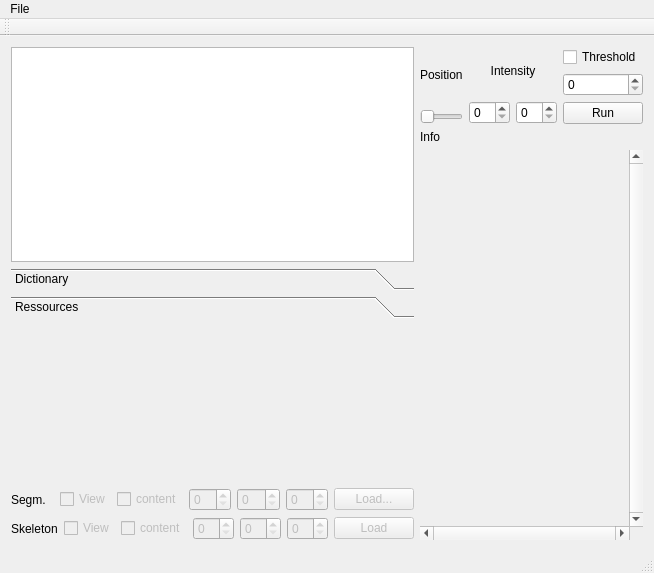
<?xml version="1.0" encoding="UTF-8"?>
<ui version="4.0">
 <class>MainWindow</class>
 <widget class="QMainWindow" name="MainWindow">
  <property name="geometry">
   <rect>
    <x>0</x>
    <y>0</y>
    <width>602</width>
    <height>573</height>
   </rect>
  </property>
  <property name="windowTitle">
   <string>AntHouse GUI</string>
  </property>
  <widget class="QWidget" name="centralWidget">
   <property name="maximumSize">
    <size>
     <width>596</width>
     <height>507</height>
    </size>
   </property>
   <layout class="QHBoxLayout" name="horizontalLayout_7">
    <property name="sizeConstraint">
     <enum>QLayout::SetMaximumSize</enum>
    </property>
    <item>
     <layout class="QVBoxLayout" name="verticalLayout_4">
      <item>
       <widget class="QListWidget" name="listWidget"/>
      </item>
      <item>
       <widget class="QToolBox" name="toolBox">
        <property name="currentIndex">
         <number>1</number>
        </property>
        <widget class="QWidget" name="dictionary">
         <property name="geometry">
          <rect>
           <x>0</x>
           <y>0</y>
           <width>284</width>
           <height>184</height>
          </rect>
         </property>
         <attribute name="label">
          <string>Dictionary</string>
         </attribute>
         <layout class="QHBoxLayout" name="horizontalLayout_5">
          <item>
           <widget class="QTableWidget" name="tableWidget">
            <property name="alternatingRowColors">
             <bool>true</bool>
            </property>
            <property name="rowCount">
             <number>2</number>
            </property>
            <property name="columnCount">
             <number>2</number>
            </property>
            <attribute name="verticalHeaderVisible">
             <bool>false</bool>
            </attribute>
            <row/>
            <row/>
            <column/>
            <column/>
           </widget>
          </item>
         </layout>
        </widget>
        <widget class="QWidget" name="ressources">
         <property name="geometry">
          <rect>
           <x>0</x>
           <y>0</y>
           <width>284</width>
           <height>143</height>
          </rect>
         </property>
         <attribute name="label">
          <string>Ressources</string>
         </attribute>
        </widget>
       </widget>
      </item>
      <item>
       <layout class="QHBoxLayout" name="horizontalLayout_4">
        <item>
         <widget class="QLabel" name="segmLabel">
          <property name="text">
           <string>Segm.</string>
          </property>
         </widget>
        </item>
        <item>
         <widget class="QCheckBox" name="segmCheckBox">
          <property name="enabled">
           <bool>false</bool>
          </property>
          <property name="text">
           <string>View</string>
          </property>
          <property name="checkable">
           <bool>true</bool>
          </property>
          <property name="checked">
           <bool>false</bool>
          </property>
         </widget>
        </item>
        <item>
         <widget class="QCheckBox" name="contentCheckBox">
          <property name="enabled">
           <bool>false</bool>
          </property>
          <property name="text">
           <string>content</string>
          </property>
          <property name="tristate">
           <bool>false</bool>
          </property>
         </widget>
        </item>
        <item>
         <widget class="QSpinBox" name="x_shift">
          <property name="enabled">
           <bool>false</bool>
          </property>
         </widget>
        </item>
        <item>
         <widget class="QSpinBox" name="y_shift">
          <property name="enabled">
           <bool>false</bool>
          </property>
         </widget>
        </item>
        <item>
         <widget class="QSpinBox" name="z_shift">
          <property name="enabled">
           <bool>false</bool>
          </property>
         </widget>
        </item>
        <item>
         <widget class="QPushButton" name="segmLoadButton">
          <property name="enabled">
           <bool>false</bool>
          </property>
          <property name="text">
           <string>Load...</string>
          </property>
         </widget>
        </item>
       </layout>
      </item>
      <item>
       <layout class="QHBoxLayout" name="horizontalLayout_6">
        <item>
         <widget class="QLabel" name="label_2">
          <property name="text">
           <string>Skeleton</string>
          </property>
         </widget>
        </item>
        <item>
         <widget class="QCheckBox" name="skelCheckBox">
          <property name="enabled">
           <bool>false</bool>
          </property>
          <property name="text">
           <string>View</string>
          </property>
         </widget>
        </item>
        <item>
         <widget class="QCheckBox" name="contentSkelCheckBox">
          <property name="enabled">
           <bool>false</bool>
          </property>
          <property name="text">
           <string>content</string>
          </property>
         </widget>
        </item>
        <item>
         <widget class="QSpinBox" name="x_shift_skel">
          <property name="enabled">
           <bool>false</bool>
          </property>
         </widget>
        </item>
        <item>
         <widget class="QSpinBox" name="y_shift_skel">
          <property name="enabled">
           <bool>false</bool>
          </property>
         </widget>
        </item>
        <item>
         <widget class="QSpinBox" name="z_shift_skel">
          <property name="enabled">
           <bool>false</bool>
          </property>
         </widget>
        </item>
        <item>
         <widget class="QPushButton" name="skelLoadButton">
          <property name="enabled">
           <bool>false</bool>
          </property>
          <property name="text">
           <string>Load</string>
          </property>
         </widget>
        </item>
       </layout>
      </item>
     </layout>
    </item>
    <item>
     <layout class="QHBoxLayout" name="horizontalLayout">
      <property name="sizeConstraint">
       <enum>QLayout::SetMaximumSize</enum>
      </property>
      <item>
       <layout class="QVBoxLayout" name="verticalLayout">
        <property name="leftMargin">
         <number>0</number>
        </property>
        <property name="rightMargin">
         <number>0</number>
        </property>
        <item>
         <layout class="QHBoxLayout" name="horizontalLayout_3">
          <item>
           <layout class="QVBoxLayout" name="verticalLayout_2">
            <item>
             <widget class="QLabel" name="SlicePosition">
              <property name="text">
               <string>Position</string>
              </property>
              <property name="buddy">
               <cstring>sequenceSlider</cstring>
              </property>
             </widget>
            </item>
            <item>
             <widget class="QSlider" name="sequenceSlider">
              <property name="orientation">
               <enum>Qt::Horizontal</enum>
              </property>
             </widget>
            </item>
           </layout>
          </item>
          <item>
           <layout class="QVBoxLayout" name="verticalLayout_3">
            <item>
             <widget class="QLabel" name="label">
              <property name="text">
               <string>Intensity</string>
              </property>
              <property name="alignment">
               <set>Qt::AlignCenter</set>
              </property>
              <property name="buddy">
               <cstring>scrollArea</cstring>
              </property>
             </widget>
            </item>
            <item>
             <layout class="QHBoxLayout" name="horizontalLayout_2">
              <item>
               <widget class="QSpinBox" name="spinMinIntensity"/>
              </item>
              <item>
               <widget class="QSpinBox" name="spinMaxIntensity"/>
              </item>
             </layout>
            </item>
           </layout>
          </item>
          <item>
           <layout class="QVBoxLayout" name="verticalLayout_7">
            <item>
             <widget class="QCheckBox" name="checkBox">
              <property name="text">
               <string>Threshold</string>
              </property>
             </widget>
            </item>
            <item>
             <widget class="QSpinBox" name="binSpinBox">
              <property name="maximum">
               <number>255</number>
              </property>
             </widget>
            </item>
            <item>
             <widget class="QPushButton" name="binPushButton">
              <property name="text">
               <string>Run</string>
              </property>
             </widget>
            </item>
           </layout>
          </item>
         </layout>
        </item>
        <item>
         <widget class="QLabel" name="infoLabel">
          <property name="text">
           <string>Info</string>
          </property>
         </widget>
        </item>
        <item>
         <widget class="QScrollArea" name="scrollArea">
          <property name="mouseTracking">
           <bool>true</bool>
          </property>
          <property name="contextMenuPolicy">
           <enum>Qt::NoContextMenu</enum>
          </property>
          <property name="frameShape">
           <enum>QFrame::NoFrame</enum>
          </property>
          <property name="frameShadow">
           <enum>QFrame::Plain</enum>
          </property>
          <property name="lineWidth">
           <number>0</number>
          </property>
          <property name="verticalScrollBarPolicy">
           <enum>Qt::ScrollBarAlwaysOn</enum>
          </property>
          <property name="horizontalScrollBarPolicy">
           <enum>Qt::ScrollBarAlwaysOn</enum>
          </property>
          <property name="widgetResizable">
           <bool>true</bool>
          </property>
          <property name="alignment">
           <set>Qt::AlignCenter</set>
          </property>
          <widget class="QWidget" name="scrollAreaWidgetContents">
           <property name="geometry">
            <rect>
             <x>0</x>
             <y>0</y>
             <width>269</width>
             <height>351</height>
            </rect>
           </property>
           <layout class="QVBoxLayout" name="verticalLayout_6">
            <property name="spacing">
             <number>0</number>
            </property>
            <property name="margin">
             <number>0</number>
            </property>
            <item>
             <widget class="QLabel" name="_labelSliceView">
              <property name="mouseTracking">
               <bool>true</bool>
              </property>
              <property name="contextMenuPolicy">
               <enum>Qt::NoContextMenu</enum>
              </property>
              <property name="lineWidth">
               <number>0</number>
              </property>
              <property name="text">
               <string/>
              </property>
              <property name="alignment">
               <set>Qt::AlignLeading|Qt::AlignLeft|Qt::AlignTop</set>
              </property>
             </widget>
            </item>
           </layout>
          </widget>
         </widget>
        </item>
       </layout>
      </item>
     </layout>
    </item>
   </layout>
  </widget>
  <widget class="QMenuBar" name="menuBar">
   <property name="geometry">
    <rect>
     <x>0</x>
     <y>0</y>
     <width>602</width>
     <height>25</height>
    </rect>
   </property>
   <widget class="QMenu" name="menuFile">
    <property name="title">
     <string>File</string>
    </property>
    <addaction name="actionOpen_project"/>
    <addaction name="actionOpen_folder"/>
    <addaction name="actionClose_folder"/>
    <addaction name="separator"/>
    <addaction name="actionExit"/>
   </widget>
   <addaction name="menuFile"/>
  </widget>
  <widget class="QToolBar" name="mainToolBar">
   <attribute name="toolBarArea">
    <enum>TopToolBarArea</enum>
   </attribute>
   <attribute name="toolBarBreak">
    <bool>false</bool>
   </attribute>
  </widget>
  <widget class="QStatusBar" name="statusBar"/>
  <action name="actionOpen_folder">
   <property name="text">
    <string>Import dicom folder</string>
   </property>
   <property name="shortcut">
    <string>Ctrl+I</string>
   </property>
  </action>
  <action name="actionClose_folder">
   <property name="text">
    <string>Close folder</string>
   </property>
   <property name="shortcut">
    <string>Ctrl+W</string>
   </property>
  </action>
  <action name="actionExit">
   <property name="text">
    <string>Exit</string>
   </property>
   <property name="shortcut">
    <string>Ctrl+X</string>
   </property>
  </action>
  <action name="actionOpen_project">
   <property name="text">
    <string>Open project</string>
   </property>
   <property name="shortcut">
    <string>Ctrl+O, Ctrl+S</string>
   </property>
  </action>
 </widget>
 <layoutdefault spacing="6" margin="11"/>
 <resources/>
 <connections/>
</ui>
